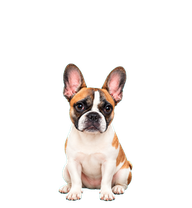
#> input picture Pets/みたらし/qa/frames/failed/00.png, 192 x 208 px; its folder holds only this picture in this run
$ python register_standard_frames.py
#> lines starting #> are read from the running program, lines starting #| are printed output that depends on the picture
"""Apply shared per-row registration to already extracted generated artwork."""
from pathlib import Path
import json
from PIL import Image

ROOT=Path(__file__).resolve().parent
frames_root=ROOT/'qa/frames'
report=[]
for folder in sorted(frames_root.iterdir()):
    if not folder.is_dir():
        continue
    files=sorted(folder.glob('*.png'))
    frames=[Image.open(f).convert('RGBA') for f in files]
#> frames = 1 item
    bboxes=[f.getbbox() for f in frames]
#> bboxes = [(56, 61, 135, 204)]
    if folder.name=='jumping':
        scale=1.0
        bottom=203
    elif folder.name in ['running-right','running-left']:
        scale=1.0
        bottom=max(b[3] for b in bboxes)
    else:
        # One scale for the entire state, matched to the jump landing body.
        scale=140/198
        bottom=max(b[3] for b in bboxes)
#> bottom = 204
    for f,frame in zip(files,frames):
        if folder.name=='jumping':
            continue
        # Transform the whole canvas, preserving each pose's relative displacement.
        newsize=(round(192*scale),round(208*scale))
        resized=frame.resize(newsize,Image.Resampling.LANCZOS)
        target=Image.new('RGBA',(192,208))
        target.alpha_composite(resized,((192-newsize[0])//2,round(203-bottom*scale)))
        target.save(f)
#> this loop made 1 pass
#> newsize on pass 1: (136, 147)
#> pass 1, `resized=frame.resize(newsize,Image.Resampling.LANCZOS)`:
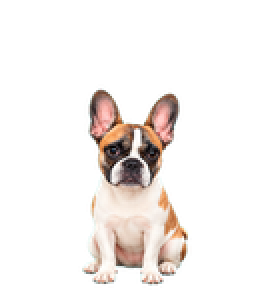
#> resized: PIL image 136x147 RGBA (shown 2 times larger); mean R, G, B, A 37.7, 33.3, 30.6, 43.8; transparent parts drawn white
#> pass 1, `target.save(f)`:
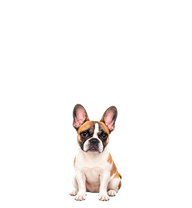
#> saved as 00.png: PIL image 192x208 RGBA; mean R, G, B, A 18.9, 16.7, 15.3, 21.9; transparent parts drawn white
    report.append({'state':folder.name,'shared_scale':scale,'source_baseline':bottom,'target_baseline':203,'preserved_jump':folder.name=='jumping'})
#> pass 2 of the loop `for folder in sorted(frames_root.iterdir()):`:
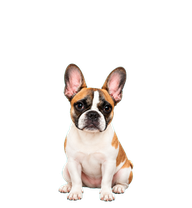
#> input picture Pets/みたらし/qa/frames/idle/00.png, 192 x 208 px
#> bboxes = [(56, 61, 136, 204)]
#> the loop `for f,frame in zip(files,frames):` made 1 pass
#> pass 1, `resized=frame.resize(newsize,Image.Resampling.LANCZOS)`:
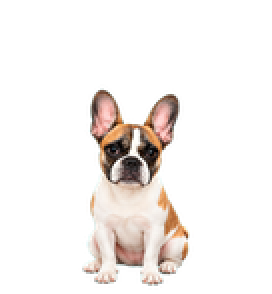
#> resized: PIL image 136x147 RGBA (shown 2 times larger); mean R, G, B, A 37.5, 33.4, 30.4, 43.6; transparent parts drawn white
#> pass 1, `target.save(f)`:
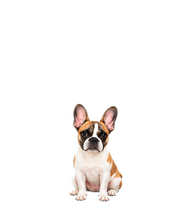
#> saved as 00.png: PIL image 192x208 RGBA; mean R, G, B, A 18.8, 16.7, 15.2, 21.8; transparent parts drawn white
(ROOT/'qa/standard-registration.json').write_text(json.dumps({'ok':True,'rows':report,'reason':'Shared row transforms match seated states to the jump landing height and align directional gait baseline, without per-pose resizing or artwork edits.'},indent=2),encoding='utf-8')
